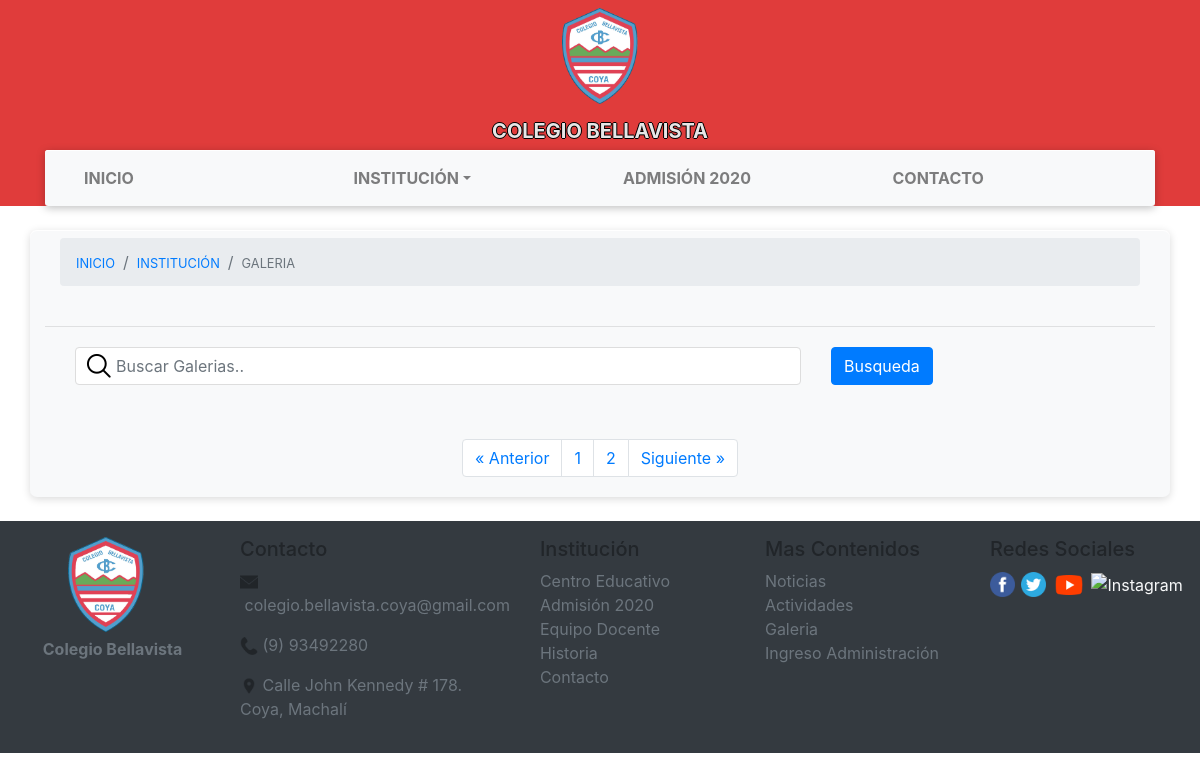
Page /galerias.php?pagina=3 on the committed database.
### tables this page shows
CREATE TABLE `datos_contacto` (
  `id` int(10) UNSIGNED NOT NULL,
  `email` varchar(50) NOT NULL,
  `telefono` varchar(50) NOT NULL,
  `ubicacion` varchar(50) NOT NULL
);

### funciones/datos_contacto.php (called while the page is built, shortened)
<?php
  try {
    require('dbcall.php');
    if (!$cnn) {
      die("Conexion Fallida: " . mysqli_connect_error());
    }else{
      $sql = "SELECT id,email,telefono,ubicacion FROM datos_contacto";
      $result2 = mysqli_query($cnn, $sql);
      while($row = mysqli_fetch_assoc($result2)) {
                $email_contacto = $row["email"];
                $telefono_contacto = $row["telefono"];
                $ubicacion_contacto = utf8_encode($row["ubicacion"]);
      }
    }
  } catch (\Exception $e) {
    echo "<script> alert('Ha ocurrido un error al solicitar la informacion, contacte al administrador. COD:0026');</script>";
  }
 ?>

### galerias.php (the view, shortened to what this page needs)
<!DOCTYPE html>
<html lang="es" dir="ltr">
  <head>
    <link rel="stylesheet" type="text/css" href="css/style.css">
    <link rel="stylesheet" href="css/bootstrap.min.css">
    <link rel="stylesheet" type="text/css" href="css/ekko-lightbox.css">
  </head>
  <body>
    <?php require('funciones/datos_contacto.php'); ?>
    <header class="header_color">
        <div class='container-fluid'>
          <center>
            <div class='row'>
              <div class='col-lg-12 col-md-12 col-sm-12 col-xs-12'>
                <div class='py-2'>
                  <a href="index.php"><img src='images/utilidad/insignia.png' width='76' height='80' alt=''></a>
                </div>
              </div>
              <div class='col-lg-12 col-md-12 col-sm-12 col-xs-12'>
                <div class='py-1'>
                  <span class='bellavista_title'>COLEGIO BELLAVISTA</span>
                </div>
              </div>
            </div>
          </center>
        </div>
        <div class='container'>
          <nav class='navbar navbar-expand-lg navbar-light bg-light noseleccionable shadow-border-nr'>
            <div class='collapse navbar-collapse' id='navbarNav' >
              <ul class='navbar-nav mx-auto' style='width:100%;'>
                <li class='nav-item navheader'>
                  <a class='nav-link navbar_titulo line_hover' href='index.php'>INICIO <span class='sr-only'>INICIO</span></a>
                </li>
                <li class='nav-item dropdown navheader'>
                  <a class='nav-link dropdown-toggle navbar_titulo line_hover' href='#' id='navbarDropdown' role='button' data-toggle='dropdown' aria-haspopup='true' aria-expanded='false' href='#'>INSTITUCIÓN</a>
                </li>
                <li class='nav-item navheader'>
                  <a class='nav-link navbar_titulo line_hover' href='admision.php' tabindex='-1'>ADMISIÓN <span class="ano_actual"></span></a>
                </li>
                <li class='nav-item navheader'>
                  <a class='nav-link navbar_titulo line_hover' href='contacto.php' tabindex='-1'>CONTACTO</a>
                </li>
              </ul>
            </div>
          </nav>
        </div>
    </header>
    <section>
        <br>
        <div class="container bg-light shadow-border">
          <div class="container py-2">
            <nav aria-label="breadcrumb">
              <ol class="breadcrumb">
                <li class="breadcrumb-item"><a href="index.php"><small>INICIO</small></a></li>
                <li class="breadcrumb-item"><a href="#"><small>INSTITUCIÓN</small></a></li>
                <li class="breadcrumb-item active" aria-current="page"><small>GALERIA</small></li>
              </ol>
            </nav>
          </div>
          <hr>
          <div class="container py-1">
            <div class="form-group display_center">
              <form action="galerias.php" class="form-inline" method="GET" onSubmit="return validar();">
                <div class="form-group col-lg-10 col-md-10 col-sm-7 col-xs-6" style="width:70%;">
                  <input type="search" id="input_busqueda_actividades" class="form-control" name="text_input_busqueda_galerias" placeholder="Buscar Galerias.." style="width:100%;">
                </div>
                <div class="form-group col-lg-2 col-md-2 col-sm-3 col-xs-6" style="width:30%;">
                  <input type="submit" name="btn_bd" class="btn btn-primary" value="Busqueda">
                </div>
                <div class="col-lg-10">
                </div>
              </form>
            </div>
            <?php
              try {
                if (isset($_GET["btn_bd"])) {
                  require('funciones/datos_galerias_menu_search.php');
                }else {
                  require('funciones/datos_galerias_menu.php');
                }
              } catch (\Exception $e) {
                echo "<script> alert('Ha ocurrido un error al solicitar la informacion, contacte al administrador. COD:0029');</script>";
              }
             ?>
          </div>
        </div>
        <br>
    </section>
    <footer class="container-fluid py-3 bg-dark noseleccionable">
      <div class="row">
        <div class="col-12 col-md">
          <div class="container-fluid">
            <div class="row">
              <div class="col-lg-12 col-sm-12 logotipo">
                <div class="mx-auto" style="width:90px;">
                <a href="index.php"><img src="images/utilidad/insignia.png" width="76" height="80" class="d-block mb-12 noseleccionable" role="img" focusable="false" alt=""></a>
                </div>
              </div>
              <div class="col-lg-12 col-sm-12 text-center ">
                  <p class=" text-muted font-weight-bold" style="padding-top:5px;">Colegio Bellavista</p>
              </div>
            </div>
          </div>
        </div>
        <div class="col-12  col-md">
          <h5>Contacto</h5>
          <ul class="list-unstyled text-small">
            <li><p class="text-muted"><span><img src="images/iconos/marcador-email.png" alt="email" width="18" height="16"></span>&nbsp;<?php echo $email_contacto; ?></p></li>
            <li><p class="text-muted"><span><img src="images/iconos/marcador-telefono.png" alt="telefono" width="18" height="18"></span>&nbsp;<?php echo $telefono_contacto; ?></p></li>
            <li><p class="text-muted"><span><img src="images/iconos/marcador-localidad.png" alt="ubicacion" width="18" height="18"></span>&nbsp;<?php echo $ubicacion_contacto; ?></p></li>
          </ul>
        </div>
        <div class="col-6  col-md">
          <h5>Institución</h5>
          <ul class="list-unstyled text-small">
            <li><a class="text-muted" href="educativo.php">Centro Educativo</a></li>
            <li><a class="text-muted" href="admision.php">Admisión <span class="ano_actual"></span></a></li>
            <li><a class="text-muted" href="equipo.php">Equipo Docente</a></li>
            <li><a class="text-muted" href="historia.php">Historia</a></li>
            <li><a class="text-muted" href="contacto.php">Contacto</a></li>
          </ul>
        </div>
        <div class="col-6  col-md">
          <h5>Mas Contenidos</h5>
          <ul class="list-unstyled text-small">
            <li><a class="text-muted" href="noticias.php">Noticias</a></li>
            <li><a class="text-muted" href="actividades.php">Actividades</a></li>
            <li><a class="text-muted" href="galerias.php">Galeria</a></li>
            <li><a class="text-muted" href="ingreso.html">Ingreso Administración</a></li>
          </ul>
        </div>
        <div class="col-12  col-md">
          <h5>Redes Sociales</h5>
          <div class="custom_display">
            <a href="https://www.facebook.com/Colegio-Bellavista-1328489143963284/" target="_blank" class="text-decoration-none text-light">
            <img src="images/iconos/facebook.png" alt="Facebook"  height="25px" width="25px" class="icon_zoom"/>
            </a>
          </div>
          <div class="custom_display">
            <a href="#" target="_blank" class="text-decoration-none text-light">
            <img src="images/iconos/twitter.png" alt="Twitter" height="25px" width="25px" class="icon_zoom" />
            </a>
          </div>
          <div class="custom_display">
            <a href="#" target="_blank" class="text-decoration-none text-light" >
            <img src="images/iconos/youtube-play-48.png" alt="Youtube" height="32px" width="32px" class="icon_zoom" />
            </a>
          </div>
          <div class="custom_display">
            <a href="https://www.instagram.com/colegio_bellavista/" target="_blank" class="text-decoration-none text-light" >
            <img src="images/iconos/icons8-instagram-48.png" alt="Instagram" height="28px" width="28px" class="icon_zoom" />
            </a>
          </div>
        </div>
      </div>
    </footer>
  </body>
</html>

### css/style.css (style rules this page uses)
.noseleccionable { -webkit-user-select: none; -moz-user-select: none; -ms-user-select: none; user-select: none; }
.display_center { text-align: -webkit-center; text-align: center; }
img { max-width: 100%; height: auto !important; }
#input_busqueda_actividades { background-image: url('../images/iconos/busqueda-30.png'); background-position: 8px; background-repeat: no-repeat; font-size: 16px; padding: 12px 40px 12px 40px; border: 1px solid #ddd; }
.navbar_titulo { font-weight: bold; font-size: 16px !important; }
.bellavista_title { color: rgba(255, 255, 255,0.9); font-weight: bold; font-size: 20px !important; text-shadow: -1px 0 black, 0 1px black, 1px 0 black, 0 -1px black; }
.icon_zoom { transition: width 1s, height 1s, transform 1s; -moz-transition: width 1s, height 1s, -moz-transform 1s; -webkit-transition: width 1s, height 1s, -webkit-transform 1s; -o-transition: width 1s, height 1s,-o-transform 1s; }
.navheader { padding-left: 15px; width: 100%; }
.header_color { background-color:#E03C3B; }
.custom_display { display: inline-block; padding-right:2px; }
.shadow-border { box-shadow: 0 1px 0 0 #FFF inset, 0 2px 8px rgba(0,0,0,0.15); border-radius: 7px; }
.shadow-border-nr { box-shadow: 0 1px 0 0 #FFF inset, 0 2px 8px rgba(0,0,0,0.25); border-radius: 3px; }

### rows in the picture
datos_contacto: email "colegio.bellavista.coya@gmail.com", telefono "(9) 93492280", ubicacion "Calle John Kennedy # 178. Coya, Machalí"
